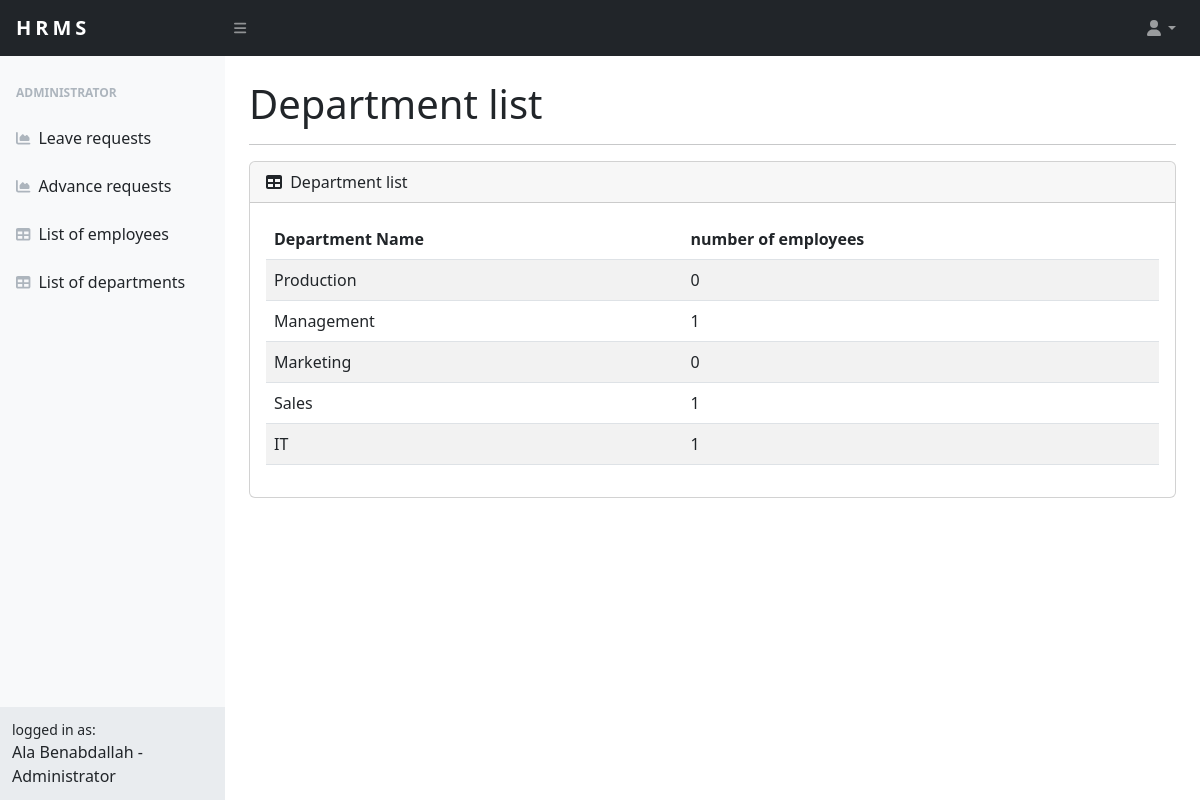
Screenshot of /admin/list_dep (signed in) with the database file from the repository.
### src/models.py (models this page shows, shortened)
class Departements(db.Model):
    name = db.Column(db.String(20),primary_key=True)
    employee_count = db.Column(db.Integer)

### src/admin/routes.py (the view)
@admin.route("/list_dep")
@login_required
def list_dep():
    result = AdminOnly()
    if result == False:
        return redirect(url_for('home.home'))
    fullname,role = fullname_role()
    deps = Departements.query.all()
    list_dep = []
    for dep in deps:
        dep_emp_count = len(User.query.filter_by(dep_name = dep.name).all())
        list_dep.append({"name":dep.name,"count":dep_emp_count})
    return render_template('admin/list_dep.html',list_dep = list_dep,fullname = fullname,role=role)

### src/admin/modules.py (called while the page is built)
def AdminOnly():
    matricule = current_user.matricule
    user = Matricules.query.filter_by(matricule=matricule).first()
    if user.is_admin == 0:
        flash("Administrative access only")
    return True if user.is_admin == 1 else False

def fullname_role():
    fullname = current_user.first_name + " " + current_user.last_name
    user = Matricules.query.filter_by(matricule=current_user.matricule).first()
    is_admin = 'Administrator' if user.is_admin == 1 else 'Employee'
    return (fullname,is_admin)

### src/app.py (called while the page is built)
@login_manager.user_loader
def load_user(user_id):
    return User.query.get(int(user_id))

### src/templates/admin/list_dep.html (shortened to what this page needs)
{% extends "base.html" %}
{% block content %}
<div id="layoutSidenav_content">
    <main>
        <div class="container-fluid px-4">
<h1 class="mt-4">Department list</h1><hr>
<div class="card mb-4">
    <div class="card-header">
        <i class="fas fa-table me-1"></i>
        Department list
    </div>
    <div class="card-body">
        <table class="table table-striped">
            <thead>
              <tr>
                <th scope="col">Department Name</th>
                <th scope="col">number of employees</th>
              </tr>
            </thead>
            <tbody>
              {% for dep in list_dep %}
                  <tr>
                      <td>{{ dep['name'] }}</td>
                      <td>{{ dep['count'] }}</td>
                  </tr>
              {% endfor %}
          </tbody>
          </table>
    </div>
</div>
</div>
</main>
{% endblock content %}

### rows the page displays
Departements: name "Production", count "0"
Departements: name "Management", count "1"
Departements: name "Marketing", count "0"
Departements: name "Sales", count "1"
Departements: name "IT", count "1"

### other values shown
{{ fullname }} "Ala Benabdallah"
{{ role }} "Administrator"
